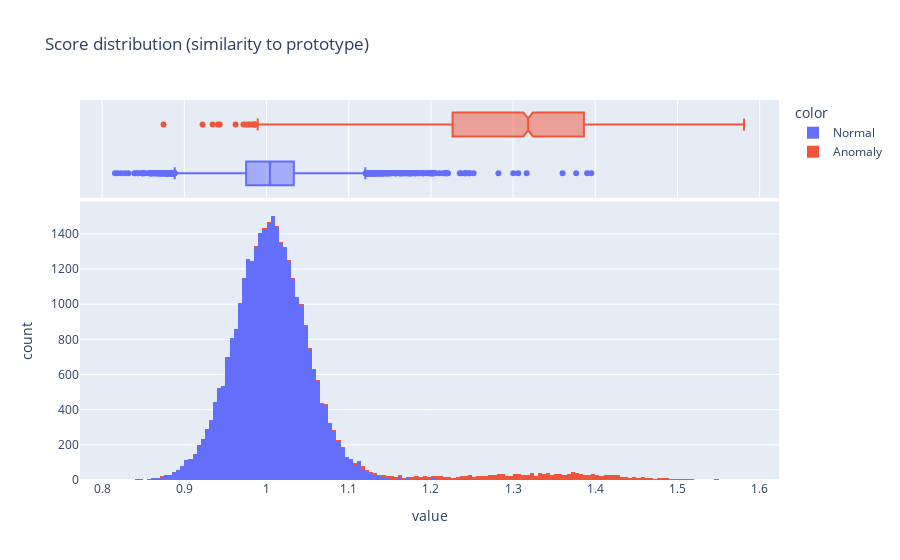

Notebook source saved alongside this figure:
### Code cell
# Project all tissue patches to encoder representation space
analyzer.preprocess()
# Load support set from provided file (support set 0 from low-data zero shot evaluation).
# This support set was generated using CAMELYON16 these tumor slides: [015, 066, 047, 031, 101, 049]
analyzer.load_support_set_from_file("./embeddings_tumor_0.npz")
# Compute cosine similarity between prototype and individual patch embeddings
analyzer.analyse().show()

### Figure 1 — Plotly figure (JSON) as saved in the notebook; plotly's stock layout.template omitted (floating-point values rounded to 4 significant figures; data arrays with more than 128 entries replaced by an {"elided": "..."} marker saying what was removed)
{"data": [{"alignmentgroup": "True", "bingroup": "x", "hovertemplate": "color=Normal<br>value=%{x}<br>count=%{y}<extra></extra>", "legendgroup": "Normal", "marker": {"color": "#636efa", "pattern": {"shape": ""}}, "name": "Normal", "offsetgroup": "Normal", "orientation": "v", "showlegend": true, "type": "histogram", "x": {"elided": "31322 float values"}, "xaxis": "x", "yaxis": "y"}, {"alignmentgroup": "True", "hovertemplate": "color=Normal<br>value=%{x}<extra></extra>", "legendgroup": "Normal", "marker": {"color": "#636efa"}, "name": "Normal", "notched": true, "offsetgroup": "Normal", "showlegend": false, "type": "box", "x": {"elided": "31322 float values"}, "xaxis": "x2", "yaxis": "y2"}, {"alignmentgroup": "True", "bingroup": "x", "hovertemplate": "color=Anomaly<br>value=%{x}<br>count=%{y}<extra></extra>", "legendgroup": "Anomaly", "marker": {"color": "#EF553B", "pattern": {"shape": ""}}, "name": "Anomaly", "offsetgroup": "Anomaly", "orientation": "v", "showlegend": true, "type": "histogram", "x": {"elided": "1845 float values"}, "xaxis": "x", "yaxis": "y"}, {"alignmentgroup": "True", "hovertemplate": "color=Anomaly<br>value=%{x}<extra></extra>", "legendgroup": "Anomaly", "marker": {"color": "#EF553B"}, "name": "Anomaly", "notched": true, "offsetgroup": "Anomaly", "showlegend": false, "type": "box", "x": {"elided": "1845 float values"}, "xaxis": "x2", "yaxis": "y2"}], "layout": {"barmode": "relative", "legend": {"title": {"text": "color"}, "tracegroupgap": 0}, "title": {"text": "Score distribution (similarity to prototype)"}, "xaxis": {"anchor": "y", "domain": [0, 1], "title": {"text": "value"}}, "xaxis2": {"anchor": "y2", "domain": [0, 1], "matches": "x", "showgrid": true, "showticklabels": false}, "yaxis": {"anchor": "x", "domain": [0, 0.7326], "title": {"text": "count"}}, "yaxis2": {"anchor": "x2", "domain": [0.7426, 1], "matches": "y2", "showgrid": false, "showline": false, "showticklabels": false, "ticks": ""}}}
